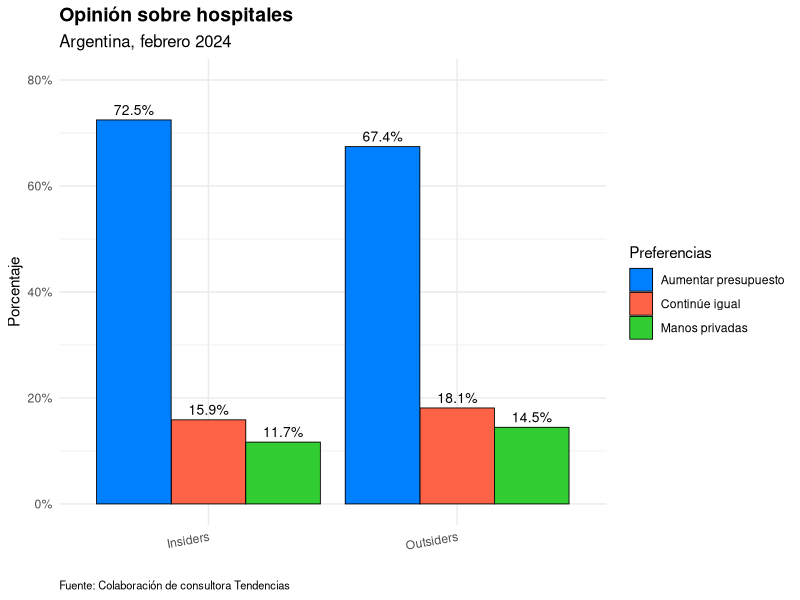
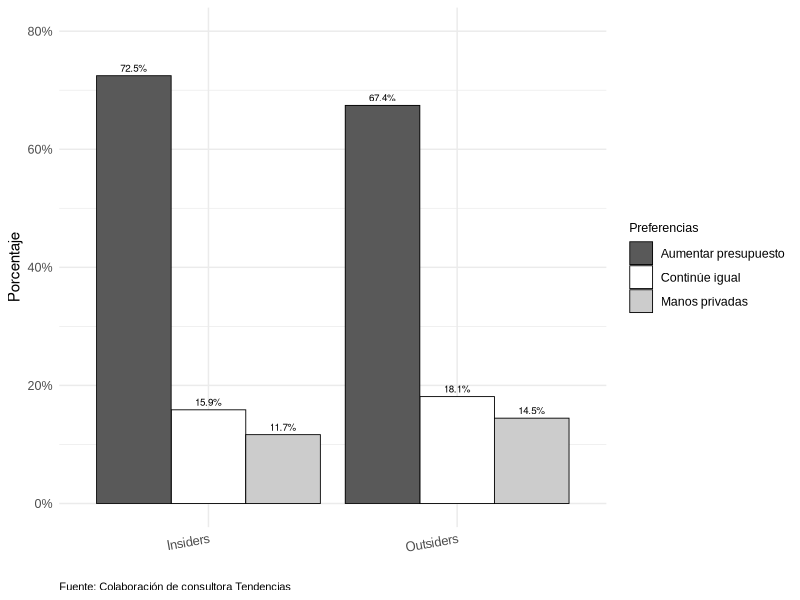
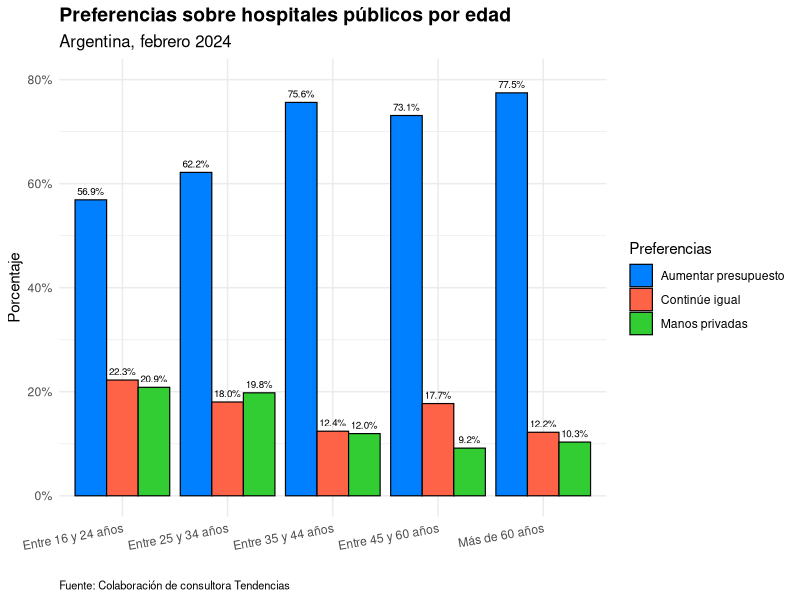
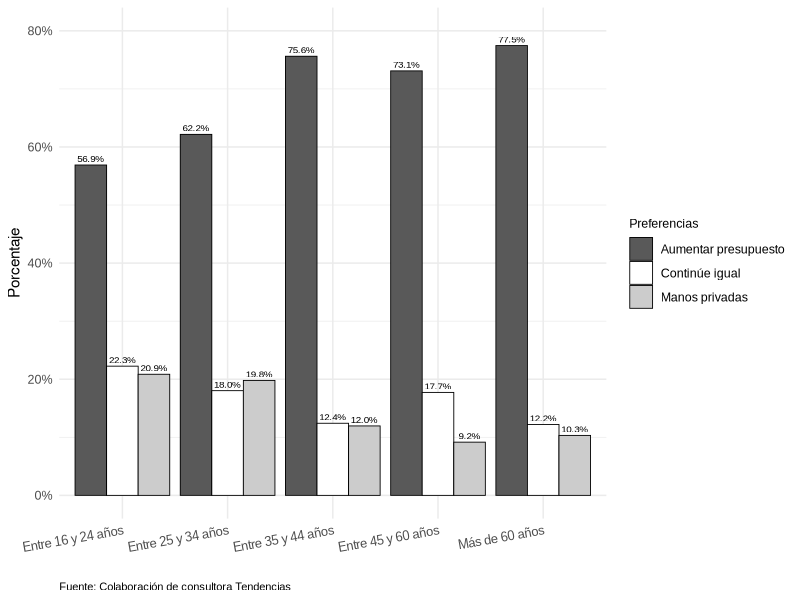
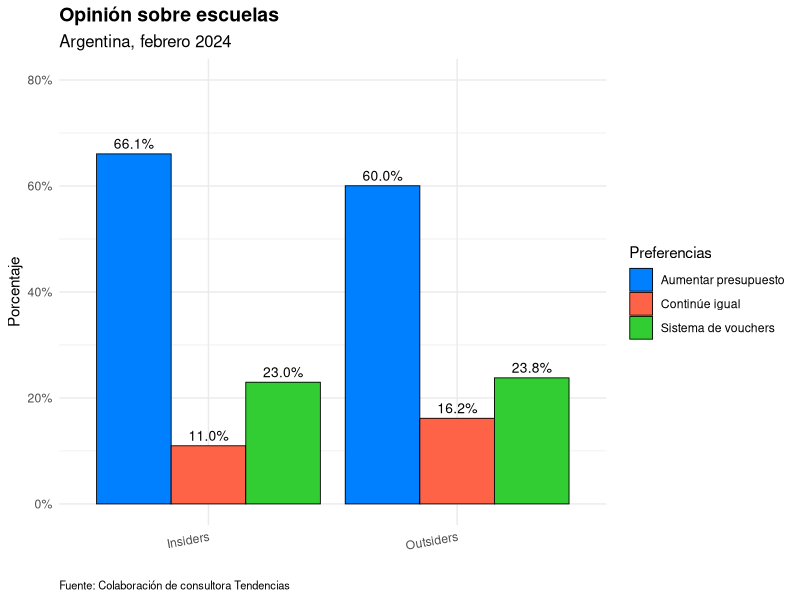
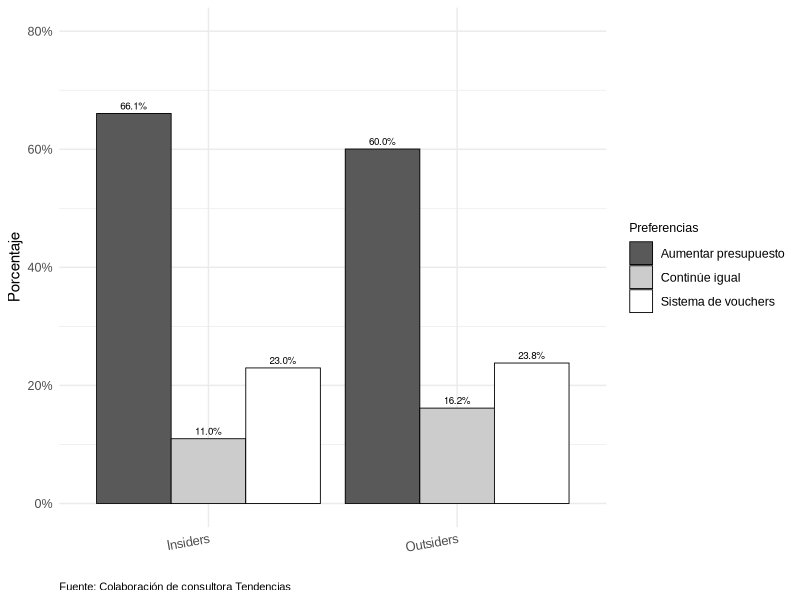
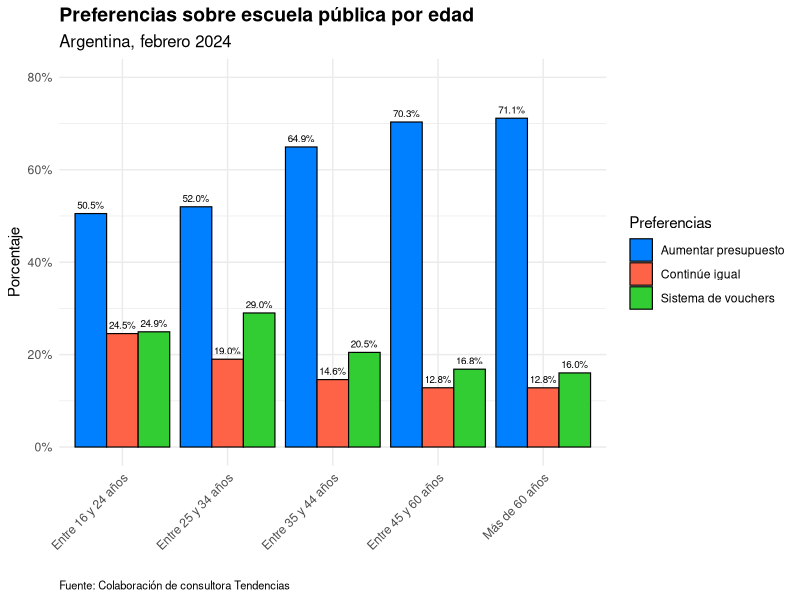
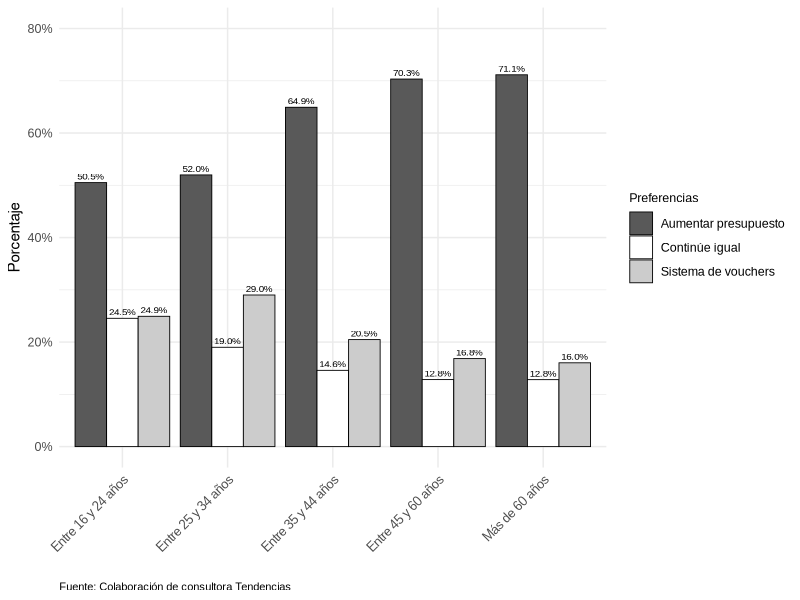

Generate these figures, in order, with R:
## ---- chunk 1
# Cargar las librerías necesarias
library(readxl)
library(dplyr)
library(tidyr)
library(ggplot2)
library(scales)
library(stringr)
## ---- chunk 2
# Cargar la base de datos de febrero
base_febrero <- read_excel("Base Nacional 240229 OL pond.xlsx")
# Renombrar variables en base_febrero para estandarizar
colnames_base_febrero <- colnames(base_febrero)
# Renombrar variables si existen en los nombres de columnas
variables_a_renombrar <- c("sensación", "oposición", "kirchner", "villarruel", "ley")
nuevos_nombres <- c("sensacion", "oposicion", "cfk", "villaruel", "ley_omnibus")
for (i in seq_along(variables_a_renombrar)) {
  if (variables_a_renombrar[i] %in% colnames_base_febrero) {
    base_febrero <- base_febrero %>%
      rename(!!nuevos_nombres[i] := !!sym(variables_a_renombrar[i]))
  }
}
# Crear la variable 'mercado_laboral' en base a 'ocup'
base_febrero <- base_febrero %>%
  mutate(mercado_laboral = case_when(
    ocup %in% c("Jubilado", "Ama de casa", "Desocupado", "Estudiante") ~ "Fuera del mercado laboral",
    TRUE ~ "Dentro del mercado laboral"
  ))
# Crear la variable 'grupo_economico' en base a 'mercado_laboral' y 'descuento'
base_febrero <- base_febrero %>%
  mutate(grupo_economico = case_when(
    mercado_laboral == "Dentro del mercado laboral" & descuento %in% c("Si", "Los pago yo porque soy monotributista") ~ "Insiders",
    mercado_laboral == "Dentro del mercado laboral" & descuento == "No" ~ "Outsiders",
    ocup == "Desocupado" ~ "Outsiders",
    ocup %in% c("Jubilado", "Ama de casa", "Estudiante") ~ ocup,
    TRUE ~ NA_character_
  ))
# Asegurarse de que 'pond_final' no tenga valores NA
base_febrero <- base_febrero %>%
  mutate(pond_final = ifelse(is.na(pond_final), 0, pond_final))
## ---- chunk 3
# Filtrar y agrupar por grupos económicos y opiniones sobre hospitales
opiniones_hospitales_base_febrero <- base_febrero %>%
  filter(!is.na(hospitales), grupo_economico %in% c("Insiders", "Outsiders")) %>%
  group_by(grupo_economico, hospitales) %>%
  summarise(count = sum(pond_final, na.rm = TRUE), .groups = 'drop') %>%  # Aplicar la ponderación
  group_by(grupo_economico) %>%
  mutate(porcentaje = count / sum(count) * 100) %>%
  ungroup()
# Recodificar 'hospitales' para etiquetas más cortas
opiniones_hospitales_base_febrero <- opiniones_hospitales_base_febrero %>%
  mutate(hospitales = recode(hospitales,
    "Que destinen mas presupuesto para que brinden una atención de calidad" = "Aumentar presupuesto",
    "Que continúe igual. El que quiera mayor calidad puede hacerlo a través de su obra social o prepaga" = "Continúe igual",
    "Que pasen a manos privadas, porque están cada vez peor" = "Manos privadas"
  ))
# Definir los colores para las categorías
colores <- c(
  "Aumentar presupuesto" = "#007FFF",  # Azul
  "Continúe igual" = "#FF6347",        # Rojo
  "Manos privadas" = "#32CD32"         # Verde
)
# Crear el gráfico con el título ajustado
grafico_hospitales <- ggplot(opiniones_hospitales_base_febrero, aes(x = grupo_economico, y = porcentaje, fill = hospitales)) +
  geom_bar(stat = "identity", position = "dodge", color = "black", size = 0.3) +
  geom_text(aes(label = sprintf("%.1f%%", porcentaje)),
            position = position_dodge(width = 0.9),
            vjust = -0.5, size = 3.5, color = "black") +
  scale_fill_manual(values = colores) +
  scale_y_continuous(labels = percent_format(scale = 1), limits = c(0, 80)) +
  labs(title = "Opinión sobre hospitales",
       subtitle = "Argentina, febrero 2024",
       x = "",
       y = "Porcentaje",
       fill = "Preferencias",
       caption = "Fuente: Colaboración de consultora Tendencias") +
  theme_minimal() +
  theme(
    plot.title = element_text(size = 14, face = "bold"),
    plot.subtitle = element_text(size = 12),
    plot.caption = element_text(size = 8, hjust = 0),
    axis.text.x = element_text(angle = 10, hjust = 1)
  )
# Mostrar el gráfico
print(grafico_hospitales)
## ---- chunk 4
# Código de la Figura 5 adaptado para cumplir con los requerimientos de la revista LARR y tonos mejorados en escala de grises
library(ggplot2)
library(dplyr)
# Filtrar y agrupar por grupos económicos y opiniones sobre hospitales
opiniones_hospitales_base_febrero <- base_febrero %>%
  filter(!is.na(hospitales), grupo_economico %in% c("Insiders", "Outsiders")) %>%
  group_by(grupo_economico, hospitales) %>%
  summarise(count = sum(pond_final, na.rm = TRUE), .groups = 'drop') %>%  # Aplicar la ponderación
  group_by(grupo_economico) %>%
  mutate(porcentaje = count / sum(count) * 100) %>%
  ungroup()
# Recodificar 'hospitales' para etiquetas más cortas
opiniones_hospitales_base_febrero <- opiniones_hospitales_base_febrero %>%
  mutate(hospitales = recode(hospitales,
    "Que destinen mas presupuesto para que brinden una atención de calidad" = "Aumentar presupuesto",
    "Que continúe igual. El que quiera mayor calidad puede hacerlo a través de su obra social o prepaga" = "Continúe igual",
    "Que pasen a manos privadas, porque están cada vez peor" = "Manos privadas"
  ))
# Definir los colores en escala de grises
colores <- c(
  "Aumentar presupuesto" = "grey35",  # Gris oscuro
  "Continúe igual" = "white",         # Blanco
  "Manos privadas" = "grey80"         # Gris claro
)
# Crear el gráfico sin título y con escala de grises
grafico_hospitales <- ggplot(opiniones_hospitales_base_febrero, aes(x = grupo_economico, y = porcentaje, fill = hospitales)) +
  geom_bar(stat = "identity", position = "dodge", color = "black", size = 0.3) +
  geom_text(aes(label = sprintf("%.1f%%", porcentaje)),
            position = position_dodge(width = 0.9),
            vjust = -0.5, size = 2.5, color = "black") +
  scale_fill_manual(values = colores) +
  scale_y_continuous(labels = scales::percent_format(scale = 1), limits = c(0, 80)) +
  labs(
       x = "",
       y = "Porcentaje",
       fill = "Preferencias",
       caption = "Fuente: Colaboración de consultora Tendencias") +
  theme_minimal() +
  theme(
    plot.title = element_text(size = 14, face = "bold", family="Arial"),
    plot.subtitle = element_text(size = 12, family="Arial"),
    plot.caption = element_text(size = 8, hjust = 0, family="Arial"),
    axis.text.x = element_text(angle = 10, hjust = 1, size = 9, family="Arial"),
    axis.text.y = element_text(size = 9, family="Arial"),
    legend.title = element_text(size = 9, family="Arial"),
    legend.text = element_text(size = 9, family="Arial"),
    plot.background = element_rect(fill = "white", color = NA),
    panel.background = element_rect(fill = "white", color = NA)
  )
# Guardar el gráfico en formato TIFF para cumplir con los requerimientos
ggsave("ApellidoAutor_Fig5.tiff", plot = grafico_hospitales, dpi = 1000, compression = "lzw", width = 8, height = 6, units = "in")
# Mostrar el gráfico
print(grafico_hospitales)
## ---- chunk 5
# Función para analizar y graficar las opiniones sobre hospitales por edad
analizar_opiniones_hospitales_edad <- function(base) {
  
  # Definir los colores dentro de la función
  colores <- c(
    "Aumentar presupuesto" = "#007FFF",  # Azul
    "Continúe igual" = "#FF6347",        # Rojo
    "Manos privadas" = "#32CD32"         # Verde
  )
  
  # Filtrar categorías a excluir para edad
  categorias_excluidas <- c("Menos de 16 años", "Menor de 16 años", "Menor de 18 años", "Otrx")
  
  # Filtrar datos válidos para edad
  datos_filtrados <- base %>%
    filter(!is.na(edad2), !is.na(hospitales),
           !(edad2 %in% categorias_excluidas))
  
  # Verificar si el conjunto de datos está vacío
  if (nrow(datos_filtrados) == 0) {
    warning("El conjunto de datos está vacío después de aplicar los filtros para la variable edad2. Por favor, verifica los filtros y los datos.")
    return(NULL)
  }
  
  # Recodificar 'hospitales'
  datos_filtrados <- datos_filtrados %>%
    mutate(hospitales = recode(hospitales,
      "Que destinen mas presupuesto para que brinden una atención de calidad" = "Aumentar presupuesto",
      "Que continúe igual. El que quiera mayor calidad puede hacerlo a través de su obra social o prepaga" = "Continúe igual",
      "Que pasen a manos privadas, porque están cada vez peor" = "Manos privadas"))
  
  # Calcular porcentajes
  datos_agrupados <- datos_filtrados %>%
    group_by(edad2, hospitales) %>%
    summarise(count = sum(pond_final, na.rm = TRUE), .groups = "drop") %>%
    group_by(edad2) %>%
    mutate(porcentaje = count / sum(count) * 100) %>%
    ungroup()
  
  # Crear el gráfico con el título ajustado
  grafico <- ggplot(datos_agrupados, aes(x = edad2, y = porcentaje, fill = hospitales)) +
    geom_bar(stat = "identity", position = position_dodge(width = 0.9),
             color = "black", size = 0.4) +
    geom_text(aes(label = sprintf("%.1f%%", porcentaje)),
              position = position_dodge(width = 0.9),
              vjust = -0.6, size = 2.5, color = "black") +
    scale_y_continuous(labels = scales::percent_format(scale = 1), limits = c(0, 80)) +
    scale_fill_manual(values = colores) +
    labs(title = "Preferencias sobre hospitales públicos por edad",
         subtitle = "Argentina, febrero 2024",
         x = "",
         y = "Porcentaje",
         fill = "Preferencias",
         caption = "Fuente: Colaboración de consultora Tendencias") +
    theme_minimal() +
    theme(plot.title = element_text(size = 14, face = "bold"),
          plot.subtitle = element_text(size = 12),
          plot.caption = element_text(size = 8, hjust = 0),
          axis.text.x = element_text(angle = 10, hjust = 1))
  
  # Retornar el gráfico
  return(grafico)
}
# Análisis utilizando 'edad2'
resultado_hospitales_edad <- analizar_opiniones_hospitales_edad(base_febrero)
if(!is.null(resultado_hospitales_edad)) {
  print(resultado_hospitales_edad)
}
## ---- chunk 6
# Cargar librerías necesarias
library(ggplot2)
library(dplyr)
library(scales)
# Filtrar y preparar los datos para la variable 'edad2'
datos_edad <- base_febrero %>%
  filter(!is.na(edad2), !is.na(hospitales),
         !(edad2 %in% c("Menos de 16 años", "Menor de 16 años", "Menor de 18 años", "Otrx"))) %>%
  mutate(hospitales = recode(hospitales,
    "Que destinen mas presupuesto para que brinden una atención de calidad" = "Aumentar presupuesto",
    "Que continúe igual. El que quiera mayor calidad puede hacerlo a través de su obra social o prepaga" = "Continúe igual",
    "Que pasen a manos privadas, porque están cada vez peor" = "Manos privadas"
  ))
# Definir colores en escala de grises
colores <- c(
  "Aumentar presupuesto" = "grey35",  # Gris oscuro
  "Continúe igual"       = "white",   # Blanco
  "Manos privadas"       = "grey80"   # Gris claro
)
# Calcular porcentajes
datos_agrupados <- datos_edad %>%
  group_by(edad2, hospitales) %>%
  summarise(count = sum(pond_final, na.rm = TRUE), .groups = 'drop') %>%
  group_by(edad2) %>%
  mutate(porcentaje = count / sum(count) * 100) %>%
  ungroup()
# Crear el gráfico sin título y con colores en escala de grises
grafico_edad <- ggplot(datos_agrupados, aes(x = edad2, y = porcentaje, fill = hospitales)) +
  geom_bar(stat = "identity", position = "dodge", color = "black", size = 0.3) +
  geom_text(aes(label = sprintf("%.1f%%", porcentaje)),
            position = position_dodge(width = 0.9),
            vjust = -0.5, size = 2.5, color = "black", family = "Arial") +
  scale_fill_manual(values = colores) +
  scale_y_continuous(labels = percent_format(scale = 1), limits = c(0, 80)) +
  labs(
       x = "",
       y = "Porcentaje",
       fill = "Preferencias",
       caption = "Fuente: Colaboración de consultora Tendencias") +
  theme_minimal() +
  theme(
    axis.text.x = element_text(angle = 10, hjust = 1, size = 9, family = "Arial"),
    axis.text.y = element_text(size = 9, family = "Arial"),
    legend.title = element_text(size = 9, family = "Arial"),
    legend.text = element_text(size = 9, family = "Arial"),
    plot.caption = element_text(size = 8, hjust = 0, family = "Arial"),
    plot.background = element_rect(fill = "white", color = NA),
    panel.background = element_rect(fill = "white", color = NA)
  )
# Mostrar el gráfico
print(grafico_edad)
# Guardar el gráfico en formato TIFF para cumplir con los requerimientos
ggsave("ApellidoAutor_Fig7.tiff", plot = grafico_edad, dpi = 1000, compression = "lzw",
       width = 8, height = 6, units = "in")
## ---- chunk 7
# Recodificar la variable 'escuela' para etiquetas más cortas
base_febrero <- base_febrero %>%
  mutate(escuela_recod = recode(escuela,
    "Que aumenten el presupuesto en educación para garantizar educación pública de calidad para todos" = "Aumentar presupuesto",
    "Que el Estado implemente un sistema de vouchers para que cada uno pueda elegir su escuela y pagar su educación" = "Sistema de vouchers",
    "Que siga igual, el que quiera puede enviar sus hijos/as a la escuela privada y pagarlo con su plata" = "Continúe igual"
  ))
# Filtrar datos válidos y agrupar por grupo económico y opinión sobre escuelas
opiniones_escuelas_grupo <- base_febrero %>%
  filter(!is.na(escuela_recod), grupo_economico %in% c("Insiders", "Outsiders")) %>%
  group_by(grupo_economico, escuela_recod) %>%
  summarise(count = sum(pond_final, na.rm = TRUE), .groups = 'drop') %>%
  group_by(grupo_economico) %>%
  mutate(porcentaje = count / sum(count) * 100) %>%
  ungroup()
# Definir colores para las categorías
colores_escuela <- c(
  "Aumentar presupuesto" = "#007FFF",    # Azul
  "Sistema de vouchers" = "#32CD32",     # Verde
  "Continúe igual" = "#FF6347"           # Rojo
)
# Crear el gráfico con el título ajustado
grafico_escuelas_grupo <- ggplot(opiniones_escuelas_grupo, aes(x = grupo_economico, y = porcentaje, fill = escuela_recod)) +
  geom_bar(stat = "identity", position = "dodge", color = "black", size = 0.3) +
  geom_text(aes(label = sprintf("%.1f%%", porcentaje)),
            position = position_dodge(width = 0.9),
            vjust = -0.5, size = 3.5, color = "black") +
  scale_fill_manual(values = colores_escuela) +
  scale_y_continuous(labels = percent_format(scale = 1), limits = c(0, 80)) +
  labs(title = "Opinión sobre escuelas",
       subtitle = "Argentina, febrero 2024",
       x = "",
       y = "Porcentaje",
       fill = "Preferencias",
       caption = "Fuente: Colaboración de consultora Tendencias") +
  theme_minimal() +
  theme(
    plot.title = element_text(size = 14, face = "bold"),
    plot.subtitle = element_text(size = 12),
    plot.caption = element_text(size = 8, hjust = 0),
    axis.text.x = element_text(angle = 10, hjust = 1)
  )
# Mostrar el gráfico
print(grafico_escuelas_grupo)
## ---- chunk 8
# Código de la Figura 6 adaptado para cumplir con los requerimientos de la revista LARR y tonos mejorados en escala de grises
library(ggplot2)
library(dplyr)
# Recodificar la variable 'escuela' para etiquetas más cortas
base_febrero <- base_febrero %>%
  mutate(escuela_recod = recode(escuela,
    "Que aumenten el presupuesto en educación para garantizar educación pública de calidad para todos" = "Aumentar presupuesto",
    "Que el Estado implemente un sistema de vouchers para que cada uno pueda elegir su escuela y pagar su educación" = "Sistema de vouchers",
    "Que siga igual, el que quiera puede enviar sus hijos/as a la escuela privada y pagarlo con su plata" = "Continúe igual"
  ))
# Filtrar datos válidos y agrupar por grupo económico y opinión sobre escuelas
opiniones_escuelas_grupo <- base_febrero %>%
  filter(!is.na(escuela_recod), grupo_economico %in% c("Insiders", "Outsiders")) %>%
  group_by(grupo_economico, escuela_recod) %>%
  summarise(count = sum(pond_final, na.rm = TRUE), .groups = 'drop') %>%
  group_by(grupo_economico) %>%
  mutate(porcentaje = count / sum(count) * 100) %>%
  ungroup()
# Definir colores en escala de grises
colores_escuela <- c(
  "Aumentar presupuesto" = "grey35",    # Gris oscuro
  "Sistema de vouchers" = "white",      # Blanco
  "Continúe igual" = "grey80"           # Gris claro
)
# Crear el gráfico sin título y con tonos de escala de grises
grafico_escuelas_grupo <- ggplot(opiniones_escuelas_grupo, aes(x = grupo_economico, y = porcentaje, fill = escuela_recod)) +
  geom_bar(stat = "identity", position = "dodge", color = "black", size = 0.3) +
  geom_text(aes(label = sprintf("%.1f%%", porcentaje)),
            position = position_dodge(width = 0.9),
            vjust = -0.5, size = 2.5, color = "black") +
  scale_fill_manual(values = colores_escuela) +
  scale_y_continuous(labels = scales::percent_format(scale = 1), limits = c(0, 80)) +
  labs(
       x = "",
       y = "Porcentaje",
       fill = "Preferencias",
       caption = "Fuente: Colaboración de consultora Tendencias") +
  theme_minimal() +
  theme(
    axis.text.x = element_text(angle = 10, hjust = 1, size = 9, family="Arial"),
    axis.text.y = element_text(size = 9, family="Arial"),
    legend.title = element_text(size = 9, family="Arial"),
    legend.text = element_text(size = 9, family="Arial"),
    plot.caption = element_text(size = 8, hjust = 0, family="Arial"),
    plot.background = element_rect(fill = "white", color = NA),
    panel.background = element_rect(fill = "white", color = NA)
  )
# Guardar el gráfico en formato TIFF para cumplir con los requerimientos
ggsave("ApellidoAutor_Fig6.tiff", plot = grafico_escuelas_grupo, dpi = 1000, compression = "lzw", width = 8, height = 6, units = "in")
# Mostrar el gráfico
print(grafico_escuelas_grupo)
## ---- chunk 9
# Función para analizar y graficar las opiniones sobre escuelas por variable demográfica
analizar_opiniones_escuela <- function(base, variable) {
  
  # Definir los colores
  colores_escuela <- c(
    "Aumentar presupuesto" = "#007FFF",    # Azul
    "Sistema de vouchers" = "#32CD32",     # Verde
    "Continúe igual" = "#FF6347"           # Rojo
  )
  
  # Definir categorías a excluir según la variable
  if (deparse(substitute(variable)) == "edad2") {
    categorias_excluidas <- c("Menor de 16 años", "Menos de 16 años", "Otrx")
  } else {
    categorias_excluidas <- c()
  }
  
  # Filtrar datos válidos
  datos_filtrados <- base %>%
    filter(!is.na({{ variable }}), !is.na(escuela_recod),
           !({{ variable }} %in% categorias_excluidas))
  
  # Verificar si el conjunto de datos está vacío
  if(nrow(datos_filtrados) == 0) {
    warning("El conjunto de datos está vacío después de aplicar los filtros para la variable ", deparse(substitute(variable)), ". Por favor, verifica los filtros y los datos.")
    return(NULL)
  }
  
  # Calcular porcentajes
  datos_agrupados <- datos_filtrados %>%
    group_by({{ variable }}, escuela_recod) %>%
    summarise(count = sum(pond_final, na.rm = TRUE), .groups = "drop") %>%
    group_by({{ variable }}) %>%
    mutate(porcentaje = count / sum(count) * 100) %>%
    ungroup()
  
  # Crear el gráfico con el título ajustado
  grafico <- ggplot(datos_agrupados, aes(x = {{ variable }}, y = porcentaje, fill = escuela_recod)) +
    geom_bar(stat = "identity", position = position_dodge(width = 0.9),
             color = "black", size = 0.4) +
    geom_text(aes(label = sprintf("%.1f%%", porcentaje)),
              position = position_dodge(width = 0.9),
              vjust = -0.6, size = 2.5, color = "black") +
    scale_y_continuous(labels = percent_format(scale = 1), limits = c(0, 80)) +
    scale_fill_manual(values = colores_escuela) +
    labs(title = "Preferencias sobre escuela pública por edad",
         subtitle = "Argentina, febrero 2024",
         x = "",
         y = "Porcentaje",
         fill = "Preferencias",
         caption = "Fuente: Colaboración de consultora Tendencias") +
    theme_minimal() +
    theme(plot.title = element_text(size = 14, face = "bold"),
          plot.subtitle = element_text(size = 12),
          plot.caption = element_text(size = 8, hjust = 0),
          axis.text.x = element_text(angle = 45, hjust = 1))
  
  # Retornar el gráfico
  return(grafico)
}
# Ejecutar el análisis por edad
resultado_escuela_edad2 <- analizar_opiniones_escuela(base_febrero, edad2)
if(!is.null(resultado_escuela_edad2)) {
  print(resultado_escuela_edad2)
}
## ---- chunk 10
# Cargar librerías necesarias
library(ggplot2)
library(dplyr)
library(scales)
# Filtrar y preparar los datos para la variable 'edad2'
datos_escuela_edad <- base_febrero %>%
  filter(!is.na(edad2), !is.na(escuela_recod),
         !(edad2 %in% c("Menor de 16 años", "Menos de 16 años", "Otrx"))) %>%
  mutate(escuela_recod = recode(escuela_recod,
    "Que destinen mas presupuesto para que brinden una educación de calidad" = "Aumentar presupuesto",
    "Que continúe igual. El que quiera mayor calidad puede hacerlo a través de la escuela privada" = "Continúe igual",
    "Que se implemente un sistema de vouchers escolares, en donde el Estado financie al estudiante y no a la institución" = "Sistema de vouchers"
  ))
# Definir los colores en escala de grises
colores <- c(
  "Aumentar presupuesto" = "grey35",   # Gris oscuro
  "Continúe igual"       = "white",    # Blanco
  "Sistema de vouchers"  = "grey80"    # Gris claro
)
# Calcular porcentajes
datos_agrupados <- datos_escuela_edad %>%
  group_by(edad2, escuela_recod) %>%
  summarise(count = sum(pond_final, na.rm = TRUE), .groups = 'drop') %>%
  group_by(edad2) %>%
  mutate(porcentaje = count / sum(count) * 100) %>%
  ungroup()
# Crear el gráfico sin título y en escala de grises
grafico_escuela <- ggplot(datos_agrupados, aes(x = edad2, y = porcentaje, fill = escuela_recod)) +
  geom_bar(stat = "identity", position = "dodge", color = "black", size = 0.3) +
  geom_text(aes(label = sprintf("%.1f%%", porcentaje)),
            position = position_dodge(width = 0.9),
            vjust = -0.5, size = 2.5, color = "black", family = "Arial") +
  scale_fill_manual(values = colores) +
  scale_y_continuous(labels = scales::percent_format(scale = 1), limits = c(0, 80)) +
  labs(
       x = "",
       y = "Porcentaje",
       fill = "Preferencias",
       caption = "Fuente: Colaboración de consultora Tendencias") +
  theme_minimal() +
  theme(
    axis.text.x = element_text(angle = 45, hjust = 1, size = 9, family = "Arial"),
    axis.text.y = element_text(size = 9, family = "Arial"),
    legend.title = element_text(size = 9, family = "Arial"),
    legend.text = element_text(size = 9, family = "Arial"),
    plot.caption = element_text(size = 8, hjust = 0, family = "Arial"),
    plot.background = element_rect(fill = "white", color = NA),
    panel.background = element_rect(fill = "white", color = NA)
  )
# Mostrar el gráfico
print(grafico_escuela)
# Guardar el gráfico en formato TIFF para cumplir con los requerimientos
ggsave("ApellidoAutor_Fig8.tiff", plot = grafico_escuela, dpi = 1000, compression = "lzw", width = 8, height = 6, units = "in")
